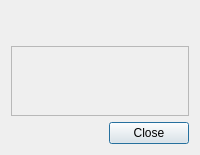
<?xml version="1.0" encoding="UTF-8"?>
<ui version="4.0">
 <class>DayDetailDialog</class>
 <widget class="QDialog" name="DayDetailDialog">
  <property name="windowTitle">
   <string>查看事件</string>
  </property>
  <layout class="QVBoxLayout" name="verticalLayout_0">
   <item>
    <widget class="QLabel" name="label_day">
     <property name="font">
      <font>
       <family>微软雅黑</family>
       <pointsize>16</pointsize>
      </font>
     </property>
     <property name="text">
      <string/>
     </property>
     <property name="alignment">
      <set>Qt::AlignCenter</set>
     </property>
    </widget>
   </item>
   <item>
    <widget class="QScrollArea" name="scrollArea">
     <property name="horizontalScrollBarPolicy">
      <enum>Qt::ScrollBarAlwaysOff</enum>
     </property>
     <property name="sizeAdjustPolicy">
      <enum>QAbstractScrollArea::AdjustToContents</enum>
     </property>
     <property name="widgetResizable">
      <bool>true</bool>
     </property>
     <property name="alignment">
      <set>Qt::AlignCenter</set>
     </property>
     <widget class="QWidget" name="scrollAreaWidgetContents">
      <property name="geometry">
       <rect>
        <x>0</x>
        <y>0</y>
        <width>274</width>
        <height>195</height>
       </rect>
      </property>
      <layout class="QVBoxLayout" name="verticalLayout"/>
     </widget>
    </widget>
   </item>
   <item>
    <widget class="QDialogButtonBox" name="buttonBox">
     <property name="orientation">
      <enum>Qt::Horizontal</enum>
     </property>
     <property name="standardButtons">
      <set>QDialogButtonBox::Close</set>
     </property>
    </widget>
   </item>
  </layout>
 </widget>
 <resources/>
 <connections>
  <connection>
   <sender>buttonBox</sender>
   <signal>accepted()</signal>
   <receiver>DayDetailDialog</receiver>
   <slot>accept()</slot>
   <hints>
    <hint type="sourcelabel">
     <x>248</x>
     <y>254</y>
    </hint>
    <hint type="destinationlabel">
     <x>157</x>
     <y>274</y>
    </hint>
   </hints>
  </connection>
  <connection>
   <sender>buttonBox</sender>
   <signal>rejected()</signal>
   <receiver>DayDetailDialog</receiver>
   <slot>reject()</slot>
   <hints>
    <hint type="sourcelabel">
     <x>316</x>
     <y>260</y>
    </hint>
    <hint type="destinationlabel">
     <x>286</x>
     <y>274</y>
    </hint>
   </hints>
  </connection>
 </connections>
</ui>
